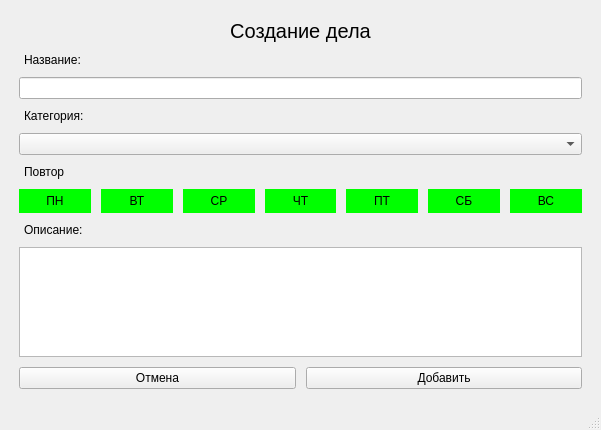
<?xml version="1.0" encoding="UTF-8"?>
<ui version="4.0">
 <class>MainWindow</class>
 <widget class="QMainWindow" name="MainWindow">
  <property name="geometry">
   <rect>
    <x>0</x>
    <y>0</y>
    <width>601</width>
    <height>430</height>
   </rect>
  </property>
  <property name="windowTitle">
   <string>MainWindow</string>
  </property>
  <property name="styleSheet">
   <string notr="true"/>
  </property>
  <widget class="QWidget" name="centralwidget">
   <layout class="QHBoxLayout" name="horizontalLayout_3">
    <item>
     <layout class="QVBoxLayout" name="verticalLayout">
      <property name="spacing">
       <number>10</number>
      </property>
      <property name="leftMargin">
       <number>10</number>
      </property>
      <property name="topMargin">
       <number>10</number>
      </property>
      <property name="rightMargin">
       <number>10</number>
      </property>
      <property name="bottomMargin">
       <number>10</number>
      </property>
      <item>
       <widget class="QLabel" name="windowLabel">
        <property name="styleSheet">
         <string notr="true">font-size: 20px</string>
        </property>
        <property name="text">
         <string>Создание дела</string>
        </property>
        <property name="alignment">
         <set>Qt::AlignCenter</set>
        </property>
        <property name="indent">
         <number>0</number>
        </property>
       </widget>
      </item>
      <item>
       <widget class="QLabel" name="titleLabel">
        <property name="text">
         <string>Название:</string>
        </property>
        <property name="indent">
         <number>5</number>
        </property>
       </widget>
      </item>
      <item>
       <widget class="QLineEdit" name="titleInput"/>
      </item>
      <item>
       <widget class="QLabel" name="categoryLabel">
        <property name="text">
         <string>Категория:</string>
        </property>
        <property name="indent">
         <number>5</number>
        </property>
       </widget>
      </item>
      <item>
       <widget class="QComboBox" name="categoryInput"/>
      </item>
      <item>
       <widget class="QLabel" name="repeatLabel">
        <property name="enabled">
         <bool>true</bool>
        </property>
        <property name="text">
         <string>Повтор</string>
        </property>
        <property name="indent">
         <number>5</number>
        </property>
       </widget>
      </item>
      <item>
       <layout class="QHBoxLayout" name="horizontalLayout_2">
        <item>
         <widget class="QPushButton" name="MondayBtn">
          <property name="enabled">
           <bool>true</bool>
          </property>
          <property name="cursor">
           <cursorShape>PointingHandCursor</cursorShape>
          </property>
          <property name="styleSheet">
           <string notr="true">background-color: #0f0;
	border: 5px solid #0f0;</string>
          </property>
          <property name="text">
           <string>ПН</string>
          </property>
          <property name="isChecked" stdset="0">
           <bool>true</bool>
          </property>
          <attribute name="buttonGroup">
           <string notr="true">weekButtons</string>
          </attribute>
         </widget>
        </item>
        <item>
         <widget class="QPushButton" name="TuesdayBtn">
          <property name="enabled">
           <bool>true</bool>
          </property>
          <property name="cursor">
           <cursorShape>PointingHandCursor</cursorShape>
          </property>
          <property name="styleSheet">
           <string notr="true">background-color: #0f0;
	border: 5px solid #0f0;</string>
          </property>
          <property name="text">
           <string>ВТ</string>
          </property>
          <property name="isChecked" stdset="0">
           <bool>true</bool>
          </property>
          <attribute name="buttonGroup">
           <string notr="true">weekButtons</string>
          </attribute>
         </widget>
        </item>
        <item>
         <widget class="QPushButton" name="WednesDay">
          <property name="enabled">
           <bool>true</bool>
          </property>
          <property name="cursor">
           <cursorShape>PointingHandCursor</cursorShape>
          </property>
          <property name="styleSheet">
           <string notr="true">background-color: #0f0;
	border: 5px solid #0f0;</string>
          </property>
          <property name="text">
           <string>СР</string>
          </property>
          <property name="isChecked" stdset="0">
           <bool>true</bool>
          </property>
          <attribute name="buttonGroup">
           <string notr="true">weekButtons</string>
          </attribute>
         </widget>
        </item>
        <item>
         <widget class="QPushButton" name="ThursdayBtn">
          <property name="enabled">
           <bool>true</bool>
          </property>
          <property name="cursor">
           <cursorShape>PointingHandCursor</cursorShape>
          </property>
          <property name="styleSheet">
           <string notr="true">background-color: #0f0;
	border: 5px solid #0f0;</string>
          </property>
          <property name="text">
           <string>ЧТ</string>
          </property>
          <property name="isChecked" stdset="0">
           <bool>true</bool>
          </property>
          <attribute name="buttonGroup">
           <string notr="true">weekButtons</string>
          </attribute>
         </widget>
        </item>
        <item>
         <widget class="QPushButton" name="FridayBtn">
          <property name="enabled">
           <bool>true</bool>
          </property>
          <property name="cursor">
           <cursorShape>PointingHandCursor</cursorShape>
          </property>
          <property name="styleSheet">
           <string notr="true">background-color: #0f0;
	border: 5px solid #0f0;</string>
          </property>
          <property name="text">
           <string>ПТ</string>
          </property>
          <property name="isChecked" stdset="0">
           <bool>true</bool>
          </property>
          <attribute name="buttonGroup">
           <string notr="true">weekButtons</string>
          </attribute>
         </widget>
        </item>
        <item>
         <widget class="QPushButton" name="SaturdayBtn">
          <property name="enabled">
           <bool>true</bool>
          </property>
          <property name="cursor">
           <cursorShape>PointingHandCursor</cursorShape>
          </property>
          <property name="styleSheet">
           <string notr="true">background-color: #0f0;
	border: 5px solid #0f0;</string>
          </property>
          <property name="text">
           <string>СБ</string>
          </property>
          <property name="isChecked" stdset="0">
           <bool>true</bool>
          </property>
          <attribute name="buttonGroup">
           <string notr="true">weekButtons</string>
          </attribute>
         </widget>
        </item>
        <item>
         <widget class="QPushButton" name="SundayBtn">
          <property name="enabled">
           <bool>true</bool>
          </property>
          <property name="cursor">
           <cursorShape>PointingHandCursor</cursorShape>
          </property>
          <property name="styleSheet">
           <string notr="true">background-color: #0f0;
	border: 5px solid #0f0;</string>
          </property>
          <property name="text">
           <string>ВС</string>
          </property>
          <property name="isChecked" stdset="0">
           <bool>true</bool>
          </property>
          <attribute name="buttonGroup">
           <string notr="true">weekButtons</string>
          </attribute>
         </widget>
        </item>
       </layout>
      </item>
      <item>
       <widget class="QLabel" name="descriptionLabel">
        <property name="text">
         <string>Описание:</string>
        </property>
        <property name="indent">
         <number>5</number>
        </property>
       </widget>
      </item>
      <item>
       <widget class="QPlainTextEdit" name="descriptionInput"/>
      </item>
      <item>
       <layout class="QHBoxLayout" name="horizontalLayout">
        <item>
         <widget class="QPushButton" name="cancelBtn">
          <property name="text">
           <string>Отмена</string>
          </property>
         </widget>
        </item>
        <item>
         <widget class="QPushButton" name="saveBtn">
          <property name="text">
           <string>Добавить</string>
          </property>
         </widget>
        </item>
       </layout>
      </item>
     </layout>
    </item>
   </layout>
  </widget>
  <widget class="QStatusBar" name="statusbar"/>
 </widget>
 <resources/>
 <connections/>
 <buttongroups>
  <buttongroup name="weekButtons"/>
 </buttongroups>
</ui>
